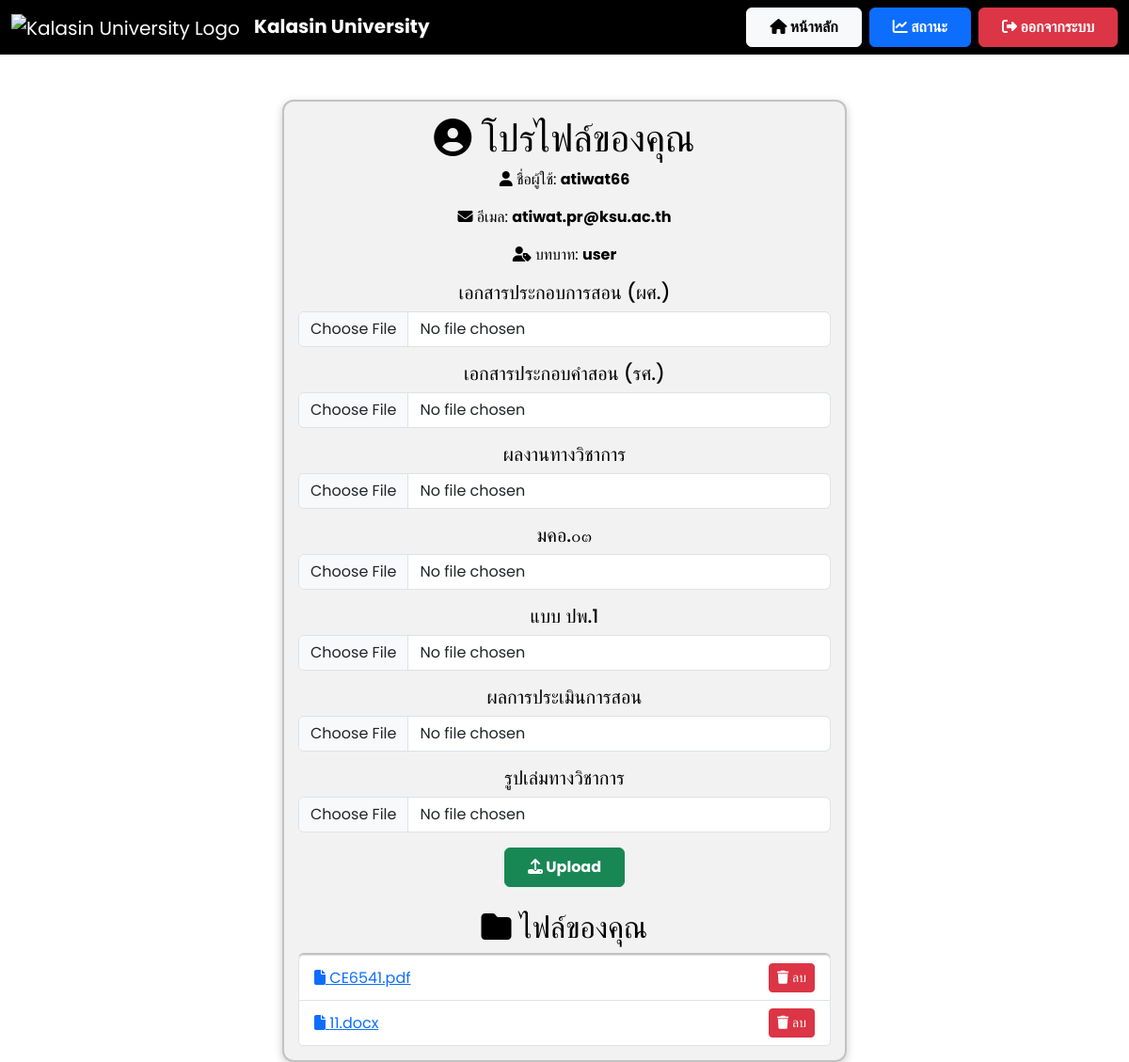
The app's page /profile (signed in), older data.
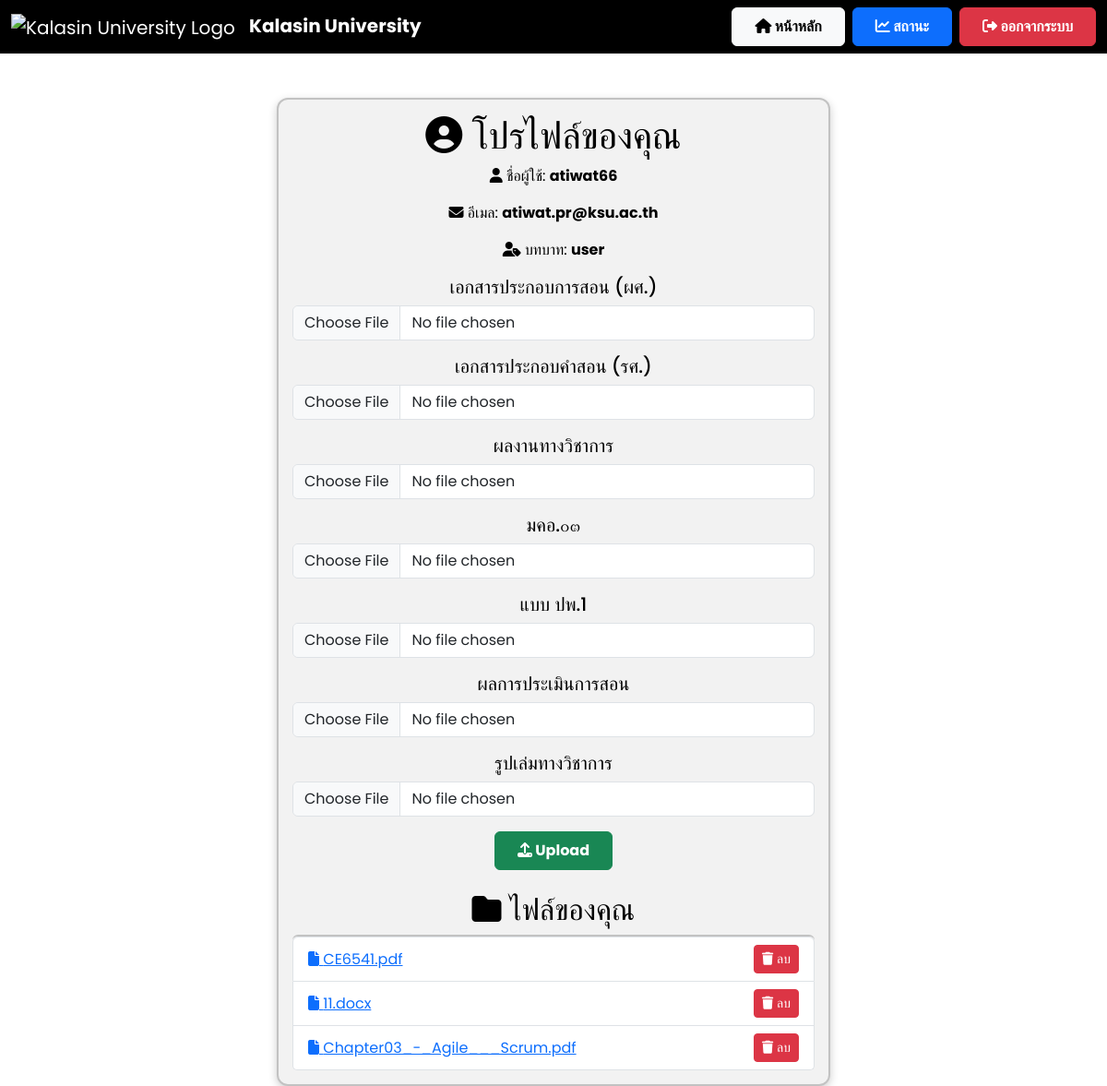
The same page, newer data.
### app.py (models this page shows)
class File(db.Model):
    id = db.Column(db.Integer, primary_key=True)
    filename = db.Column(db.String(255), nullable=False)
    file_path = db.Column(db.String(255), nullable=True)  # ✅ เพิ่มฟิลด์นี้
    status = db.Column(db.String(50), nullable=False, default="รอตรวจสอบ")
    comment = db.Column(db.Text, nullable=True)
    user_id = db.Column(db.Integer, db.ForeignKey('user.id'), nullable=False)

### app.py (the view)
@app.route('/profile')
def profile():
    if 'user_id' not in session:
        return redirect(url_for('login'))
    user = User.query.get(session['user_id'])
    files = File.query.filter_by(user_id=user.id).all()
    return render_template('profile.html', username=user.username, email=user.email, role=user.role, files=files)

### templates/profile.html (shortened to what the changed rows need)
<!DOCTYPE html>
<html lang="th">
<head>
    <link href="https://cdn.jsdelivr.net/npm/bootstrap@5.3.3/dist/css/bootstrap.min.css" rel="stylesheet">
    <link rel="stylesheet" href="https://cdnjs.cloudflare.com/ajax/libs/font-awesome/6.4.2/css/all.min.css">
</head>
<body>
    <div class="container mt-5">
        <div class="card text-center">
            <h1><i class="fas fa-user-circle"></i> โปรไฟล์ของคุณ</h1>
            <h2 class="mt-4"><i class="fas fa-folder"></i> ไฟล์ของคุณ</h2>
            <ul class="list-group">
                {% for file in files %}
                <li class="list-group-item d-flex justify-content-between align-items-center">
                    <a href="{{ url_for('view_file', filename=file.filename) }}" target="_blank">
                        <i class="fas fa-file"></i> {{ file.filename }}
                    </a>
                    <a href="{{ url_for('delete_file', file_id=file.id) }}" class="btn btn-danger btn-sm">
                        <i class="fas fa-trash"></i> ลบ
                    </a>
                </li>
                {% endfor %}
            </ul>
        </div>
    </div>
</body>
</html>

Row changes from the older to the newer data that the page shows:
added File: filename "Chapter03_-_Agile___Scrum.pdf"
